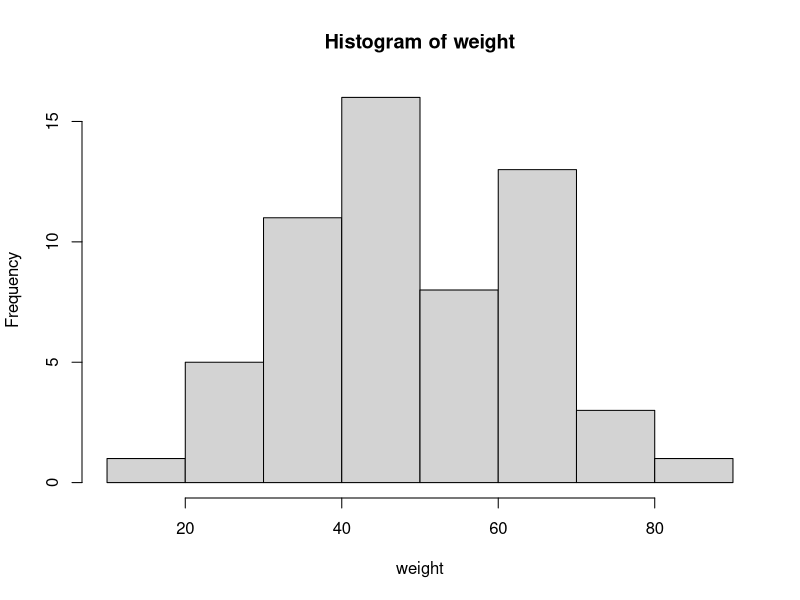
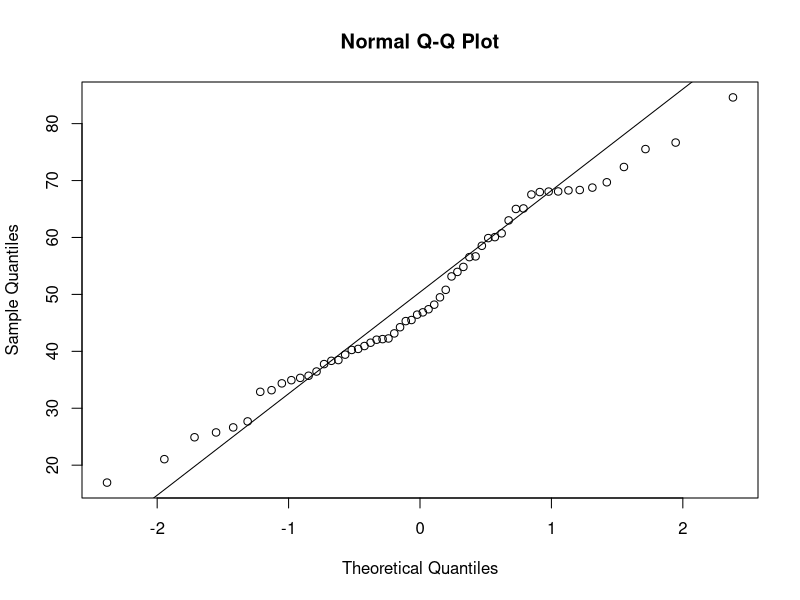
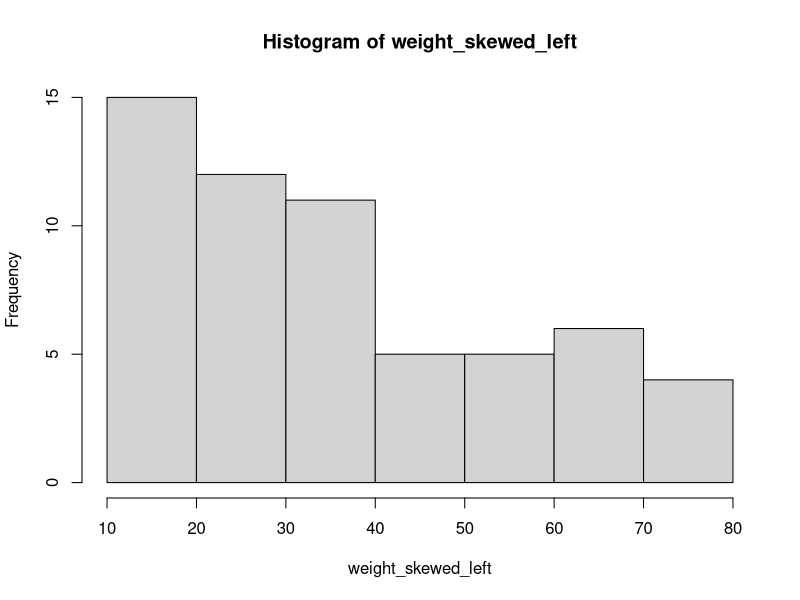
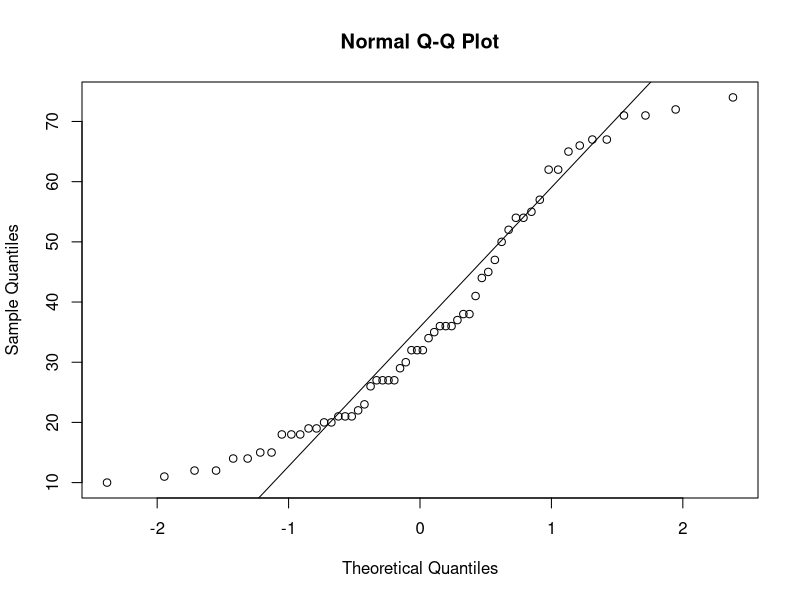
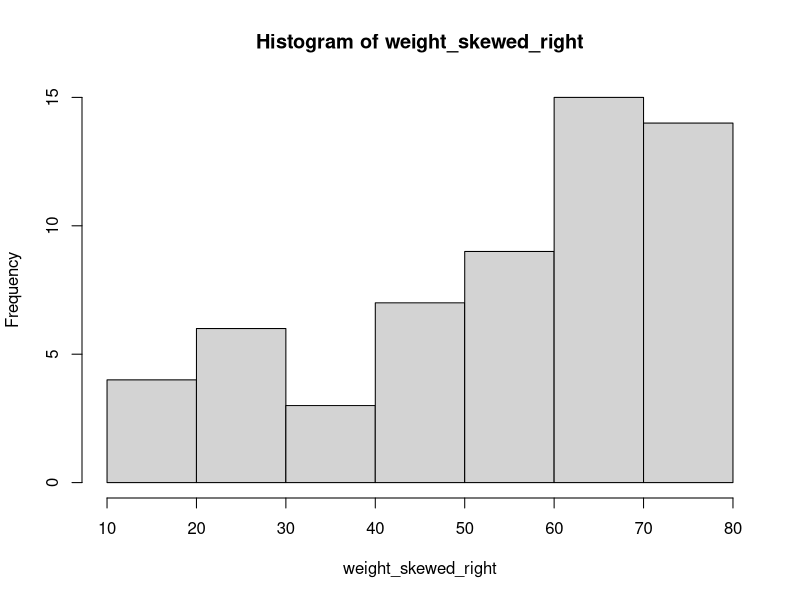
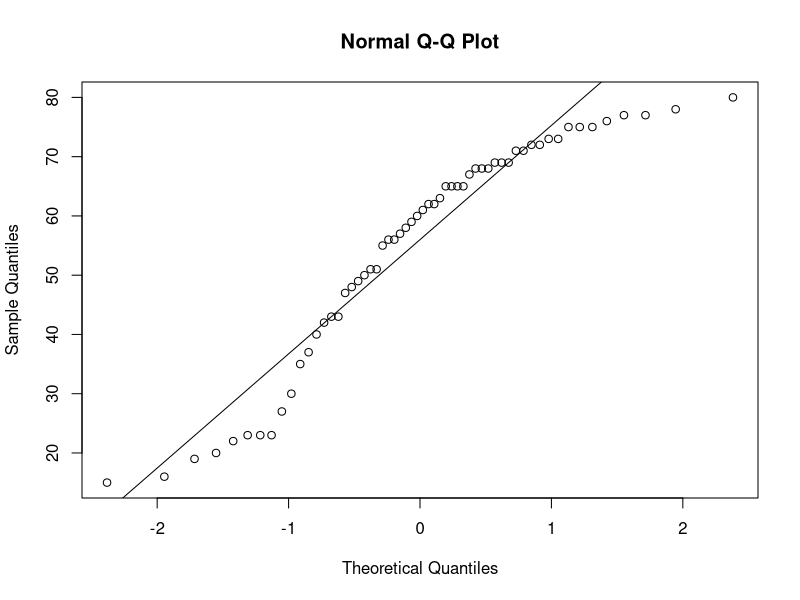

These figures' R source, in order:
## ---- chunk 1
weight = rnorm(58, 50, 15)
## ---- chunk 2
hist(weight)
## ---- chunk 3
qqnorm(weight)
qqline(weight)
## ---- chunk 4
set.seed(5)
weight_skewed_left = sample(10:80, size = 58, replace = TRUE, prob = 80:10)
## ---- chunk 5
hist(weight_skewed_left)
## ---- chunk 6
qqnorm(weight_skewed_left)
qqline(weight_skewed_left)
## ---- chunk 7
set.seed(8)
weight_skewed_right = sample(10:80, size = 58, replace = TRUE, prob = 10:80)
## ---- chunk 8
hist(weight_skewed_right)
## ---- chunk 9
qqnorm(weight_skewed_right)
qqline(weight_skewed_right)
